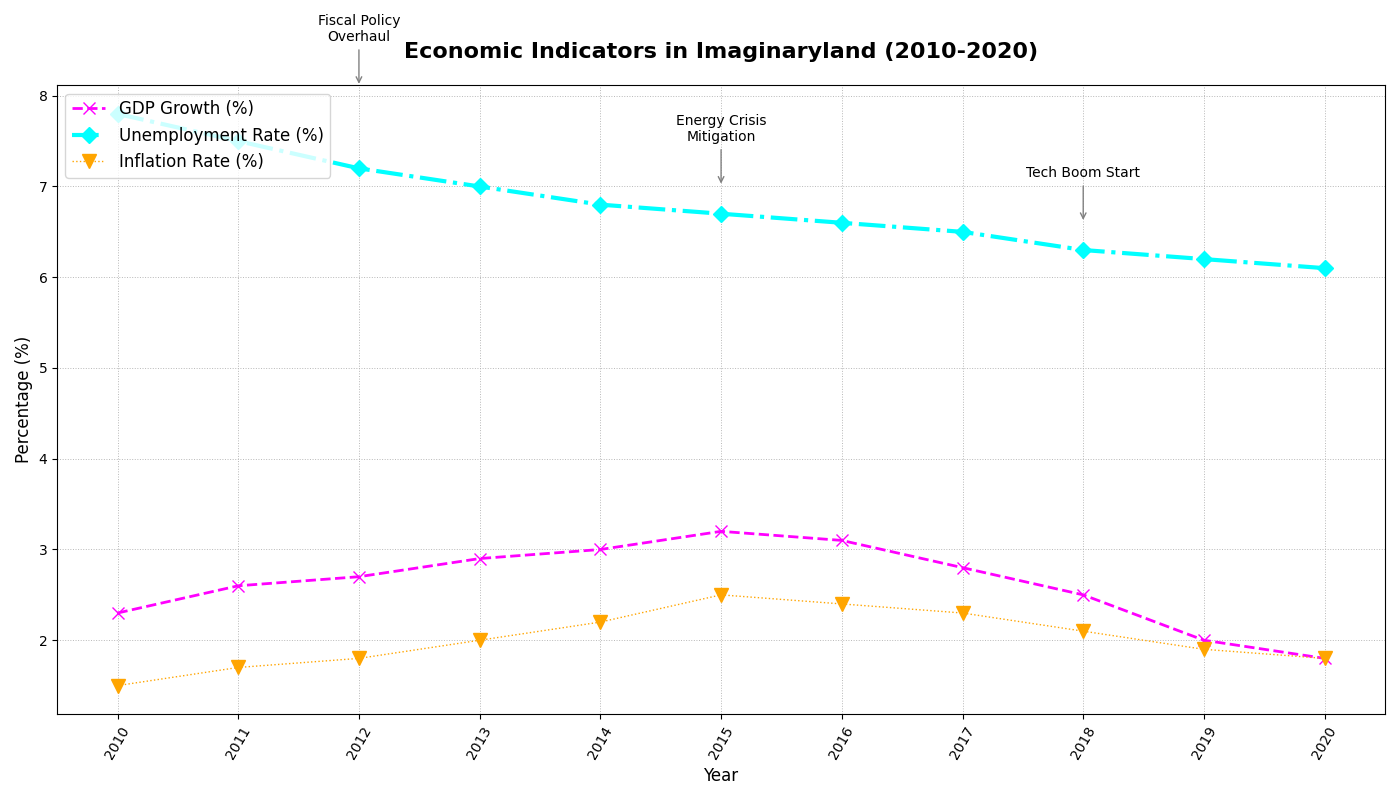

Write the Python code that produced this figure.
import matplotlib.pyplot as plt
import numpy as np

years = np.arange(2010, 2021)
gdp_growth = np.array([2.3, 2.6, 2.7, 2.9, 3.0, 3.2, 3.1, 2.8, 2.5, 2.0, 1.8])
unemployment_rate = np.array([7.8, 7.5, 7.2, 7.0, 6.8, 6.7, 6.6, 6.5, 6.3, 6.2, 6.1])
inflation_rate = np.array([1.5, 1.7, 1.8, 2.0, 2.2, 2.5, 2.4, 2.3, 2.1, 1.9, 1.8])

fig, ax1 = plt.subplots(figsize=(14, 8))

# Plot GDP Growth
ax1.plot(years, gdp_growth, label='GDP Growth (%)', color='magenta', marker='x', linestyle='--', linewidth=2, markersize=8)
# Plot Unemployment Rate
ax1.plot(years, unemployment_rate, label='Unemployment Rate (%)', color='cyan', marker='D', linestyle='-.', linewidth=3, markersize=8)
# Plot Inflation Rate
ax1.plot(years, inflation_rate, label='Inflation Rate (%)', color='orange', marker='v', linestyle=':', linewidth=1, markersize=10)

ax1.set_title("Economic Indicators in Imaginaryland (2010-2020)", fontsize=16, fontweight='bold', pad=20)
ax1.set_xlabel("Year", fontsize=12)
ax1.set_ylabel("Percentage (%)", fontsize=12)

# Annotating key events
key_events = {
    2012: ("Fiscal Policy\nOverhaul", 8.1, 8.0),
    2015: ("Energy Crisis\nMitigation", 7.0, 1.5),
    2018: ("Tech Boom Start", 6.6, 2.4),
}

for year, (event, y_gdp, y_unemployment) in key_events.items():
    ax1.annotate(event, xy=(year, y_gdp),
                 xytext=(year, y_gdp + 0.5),
                 textcoords='data',
                 arrowprops=dict(arrowstyle='->', color='grey'),
                 ha='center', fontsize=10, color='black')

# Adjusting grid style
ax1.grid(True, linestyle=':', linewidth=0.7, alpha=0.9)

# Alter legend position
ax1.legend(loc='upper left', fontsize=12)

ax1.set_xticks(years)
plt.xticks(rotation=60)
plt.tight_layout()

plt.show()
